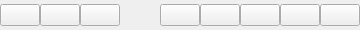
      <widget class="QFrame" name="topbar">
       <property name="minimumSize">
        <size>
         <width>0</width>
         <height>20</height>
        </size>
       </property>
       <property name="maximumSize">
        <size>
         <width>16777215</width>
         <height>30</height>
        </size>
       </property>
       <property name="frameShape">
        <enum>QFrame::NoFrame</enum>
       </property>
       <property name="type" stdset="0">
        <string>topbar</string>
       </property>
       <layout class="QHBoxLayout" name="horizontalLayout_3">
        <property name="spacing">
         <number>0</number>
        </property>
        <property name="leftMargin">
         <number>0</number>
        </property>
        <property name="topMargin">
         <number>0</number>
        </property>
        <property name="rightMargin">
         <number>0</number>
        </property>
        <property name="bottomMargin">
         <number>0</number>
        </property>
        <item>
         <widget class="QPushButton" name="topbar_close">
          <property name="text">
           <string/>
          </property>
          <property name="type" stdset="0">
           <string>btn_window</string>
          </property>
         </widget>
        </item>
        <item>
         <widget class="QPushButton" name="topbar_max">
          <property name="text">
           <string/>
          </property>
          <property name="type" stdset="0">
           <string>btn_window</string>
          </property>
         </widget>
        </item>
        <item>
         <widget class="QPushButton" name="topbar_min">
          <property name="text">
           <string/>
          </property>
          <property name="type" stdset="0">
           <string>btn_window</string>
          </property>
         </widget>
        </item>
        <item>
         <spacer name="horizontalSpacer_topbar">
          <property name="orientation">
           <enum>Qt::Horizontal</enum>
          </property>
          <property name="sizeHint" stdset="0">
           <size>
            <width>40</width>
            <height>20</height>
           </size>
          </property>
         </spacer>
        </item>
        <item>
         <widget class="QPushButton" name="topbar_subtract">
          <property name="maximumSize">
           <size>
            <width>40</width>
            <height>16777215</height>
           </size>
          </property>
          <property name="toolTip">
           <string>&lt;html&gt;&lt;head/&gt;&lt;body&gt;&lt;p&gt;Shrink/Expand Interface&lt;/p&gt;&lt;/body&gt;&lt;/html&gt;</string>
          </property>
          <property name="text">
           <string/>
          </property>
          <property name="icon">
           <iconset resource="../../assets/asset.qrc">
            <normaloff>:/svgs/svgs/arrows-switch-svgrepo-com.svg</normaloff>:/svgs/svgs/arrows-switch-svgrepo-com.svg</iconset>
          </property>
         </widget>
        </item>
        <item>
         <widget class="QPushButton" name="topbar_video">
          <property name="maximumSize">
           <size>
            <width>40</width>
            <height>16777215</height>
           </size>
          </property>
          <property name="toolTip">
           <string>&lt;html&gt;&lt;head/&gt;&lt;body&gt;&lt;p&gt;Open flash viewer&lt;/p&gt;&lt;/body&gt;&lt;/html&gt;</string>
          </property>
          <property name="text">
           <string/>
          </property>
          <property name="icon">
           <iconset resource="../../assets/asset.qrc">
            <normaloff>:/svgs/svgs/video-course-svgrepo-com.svg</normaloff>:/svgs/svgs/video-course-svgrepo-com.svg</iconset>
          </property>
         </widget>
        </item>
        <item>
         <widget class="QPushButton" name="topbar_language">
          <property name="maximumSize">
           <size>
            <width>40</width>
            <height>16777215</height>
           </size>
          </property>
          <property name="toolTip">
           <string>&lt;html&gt;&lt;head/&gt;&lt;body&gt;&lt;p&gt;change language&lt;/p&gt;&lt;/body&gt;&lt;/html&gt;</string>
          </property>
          <property name="text">
           <string/>
          </property>
          <property name="icon">
           <iconset resource="../../assets/asset.qrc">
            <normaloff>:/svgs/svgs/cha-rect-swear-svgrepo-com.svg</normaloff>:/svgs/svgs/cha-rect-swear-svgrepo-com.svg</iconset>
          </property>
         </widget>
        </item>
        <item>
         <widget class="QPushButton" name="topbar_theme">
          <property name="maximumSize">
           <size>
            <width>40</width>
            <height>16777215</height>
           </size>
          </property>
          <property name="toolTip">
           <string>&lt;html&gt;&lt;head/&gt;&lt;body&gt;&lt;p&gt;change background picture&lt;/p&gt;&lt;/body&gt;&lt;/html&gt;</string>
          </property>
          <property name="text">
           <string/>
          </property>
          <property name="icon">
           <iconset resource="../../assets/asset.qrc">
            <normaloff>:/svgs/svgs/night-mode-svgrepo-com.svg</normaloff>:/svgs/svgs/night-mode-svgrepo-com.svg</iconset>
          </property>
         </widget>
        </item>
        <item>
         <widget class="QPushButton" name="topbar_bright">
          <property name="maximumSize">
           <size>
            <width>40</width>
            <height>16777215</height>
           </size>
          </property>
          <property name="toolTip">
           <string>&lt;html&gt;&lt;head/&gt;&lt;body&gt;&lt;p&gt;change bright/dark theme&lt;/p&gt;&lt;/body&gt;&lt;/html&gt;</string>
          </property>
          <property name="whatsThis">
           <string>&lt;html&gt;&lt;head/&gt;&lt;body&gt;&lt;p&gt;&lt;br/&gt;&lt;/p&gt;&lt;/body&gt;&lt;/html&gt;</string>
          </property>
          <property name="text">
           <string/>
          </property>
          <property name="icon">
           <iconset resource="../../assets/asset.qrc">
            <normaloff>:/svgs/svgs/lightbulb-idea-svgrepo-com.svg</normaloff>:/svgs/svgs/lightbulb-idea-svgrepo-com.svg</iconset>
          </property>
         </widget>
        </item>
       </layout>
      </widget>
